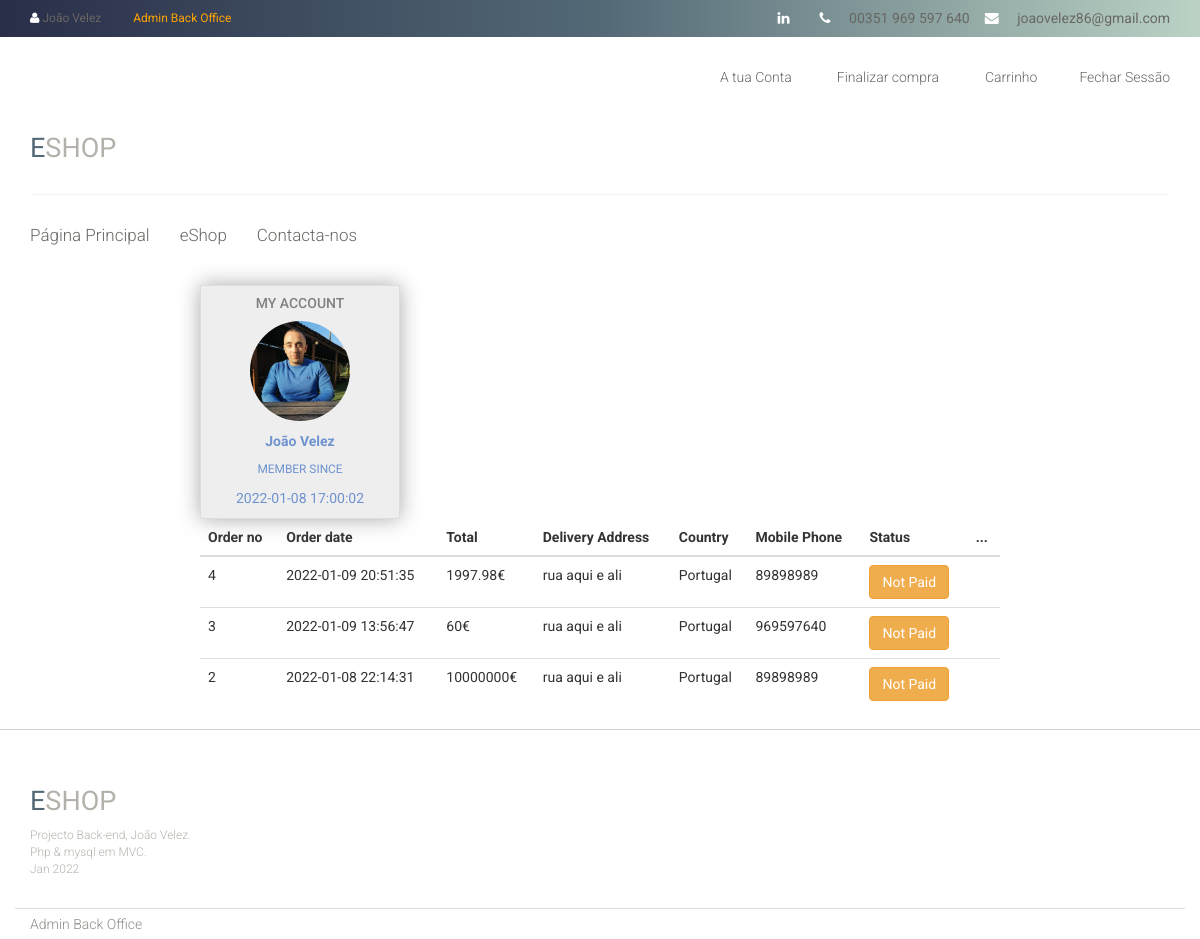
Screenshot of /profile (signed in) with the database file from the repository.
### tables this page shows
CREATE TABLE `users` (
  `id` bigint(20) NOT NULL,
  `url_address` varchar(60) NOT NULL,
  `name` varchar(100) NOT NULL,
  `email` varchar(100) NOT NULL,
  `password` varchar(252) NOT NULL,
  `date` datetime NOT NULL,
  `rank` varchar(8) NOT NULL
);

CREATE TABLE `orders` (
  `id` bigint(20) NOT NULL,
  `user_url` varchar(60) NOT NULL,
  `description` varchar(20) NOT NULL,
  `delivery_address` varchar(1024) DEFAULT NULL,
  `total` double NOT NULL DEFAULT 0,
  `country` varchar(20) DEFAULT NULL,
  `state` varchar(20) DEFAULT NULL,
  `zip` varchar(6) DEFAULT NULL,
  `tax` double DEFAULT 0,
  `shipping` double DEFAULT 0,
  `date` datetime NOT NULL,
  `sessionid` varchar(30) NOT NULL,
  `home_phone` varchar(15) NOT NULL,
  `mobile_phone` varchar(15) NOT NULL
);

### app/controllers/profile.php (called while the page is built, shortened)
<?php
Class Profile extends Controller
{
	public function index($url_address = null)
	{
		$User = $this->load_model('User');
		$Order = $this->load_model('Order');
		$user_data = $User->check_login(true);
		if($url_address){
			$url_address = $url_address == 'home' ? $_SESSION['user_url'] : $url_address;
			$profile_data = $User->get_user($url_address);
		}else{
			$profile_data = $user_data;
		}
		if(is_object($user_data)){
			$data['user_data'] = $user_data;
		}
		if(is_object($profile_data)){
			$orders = $Order->get_orders_by_user($profile_data->url_address);
		}else{
			$orders = false;
		}
		if(is_array($orders)){
			foreach ($orders as $key => $row) {
				$details = $Order->get_order_details($row->id);
				$grand_total = 0;
				if($details){
					$totals = array_column($details, "total");
					$grand_total = array_sum($totals);
				}
				$orders[$key]->details = $details;
				$orders[$key]->grand_total = $grand_total;
			}
		}
		$data['profile_data'] = $profile_data;
		$data['page_title'] = "Profile";
		$data['orders'] = $orders;
 		$this->view("profile",$data);
	}
}

### app/core/app.php (called while the page is built, shortened)
<?php
Class App
{
	protected $method = "index";
	public function __construct()
	{
		$url = $this->parseURL();
		$url[0] = str_replace("-", "_", $url[0]);
		if(file_exists("../app/controllers/" . strtolower($url[0]) . ".php"))
		{
			unset($url[0]);
		}
		$this->controller = new $this->controller;
		$this->params = (count($url) > 0) ? $url : ["home"];
		call_user_func_array([$this->controller,$this->method], $this->params);
	}
	private function parseURL()
	{
		$url = isset($_GET['url']) ? $_GET['url'] : "home";
		return explode("/", filter_var(trim($url,"/"),FILTER_SANITIZE_URL));
 	}
}

### public/index.php (called while the page is built, shortened)
<?php
$app = new App();

### app/core/database.php (called while the page is built, shortened)
<?php
Class Database
{
	public static $con;
	public function __construct()
	{
		try{
			$string = DB_TYPE . ":host=". DB_HOST .";dbname=". DB_NAME;
			self::$con = new PDO($string,DB_USER,DB_PASS);
		}catch (PDOException $e){
			die($e->getMessage());
		}
	}
	public static function getInstance()
	{
		return $instance = new self();
 	}
 	public static function newInstance()
	{
		return $instance = new self();
 	}
	public function read($query,$data = array())
	{
		$stm = self::$con->prepare($query);
		$result = $stm->execute($data);
		if($result){
			$data = $stm->fetchAll(PDO::FETCH_OBJ);
			if(is_array($data) && count($data) > 0)
			{
				return $data;
			}
		}
		return false;
	}
}

### app/models/user.class.php (called while the page is built, shortened)
<?php
class User
{
	public function get_user($url)
	{
		$db = Database::newInstance();
		$arr = false;
		$arr['url'] = addslashes($url);
		$query = "select * from users where url_address = :url limit 1";
		$result = $db->read($query, $arr);
		if (is_array($result)) {
			return $result[0];
		}
		return false;
	}
	public function check_login($redirect = false, $allowed = array())
	{
		$db = Database::getInstance();
		if (count($allowed) > 0) {
			$arr['url'] = isset($_SESSION['user_url']) ? $_SESSION['user_url'] : '';
			$query = "select * from users where url_address = :url limit 1";
			$result = $db->read($query, $arr);
			if (is_array($result)) {
				$result = $result[0];
				if (in_array($result->rank, $allowed)) {
					return $result;
				}
			}
			$_SESSION['intended_url'] = FULL_URL;
			header("Location: " . ROOT . "login");
			die;
		} else {
			if (isset($_SESSION['user_url'])) {
				$arr = false;
				$arr['url'] = $_SESSION['user_url'];
				$query = "select * from users where url_address = :url limit 1";
				$result = $db->read($query, $arr);
				if (is_array($result)) {
					return $result[0];
				}
			}
		}
		return false;
	}
}

### app/core/setting.class.php (called while the page is built, shortened)
<?php
Class Settings
{
	protected static $SETTINGS = null;
	static function __callStatic($name, $params)
	{
		if(self::$SETTINGS){
			$settings = self::$SETTINGS;
		}else{
			$settings = self::get_all_settings_as_object();
		}
		if(isset($settings->$name)){
			return $settings->$name;
		}
		return "";
	}
	public static function get_all_settings_as_object()
	{
		$db = Database::newInstance();
		$query = "select * from settings";
		$data = $db->read($query);
		$settings = (object)[];
		if(is_array($data)){
			foreach ($data as $row) {
				$setting_name = $row->setting;
				$settings->$setting_name = $row->value;
			}
		}
		self::$SETTINGS = $settings;
		return $settings;
	}
}

### app/models/order.class.php (called while the page is built, shortened)
<?php
class Order extends Controller
{
	public function get_orders_by_user($user_url)
	{
		$db = Database::newInstance();
		$data['user_url'] = $user_url;
		$query = "select * from orders where user_url = :user_url order by id desc limit 100";
		$orders = $db->read($query, $data);
		return $orders;
	}
	public function get_order_details($id)
	{
		$data['id'] = addslashes($id);
		$db = Database::newInstance();
		$query = "select * from order_details where orderid = :id order by id desc";
		$details = $db->read($query, $data);
		return $details;
	}
}

### app/views/eshop/profile.php (the view, shortened to what this page needs)
<?php $this->view("header", $data); ?>
<section id="main-content">
	<section class="wrapper">
		<div style="min-height: 400px;max-width: 800px;margin: auto;">
			<?php if (is_object($profile_data)) : ?>
				<div class="col-md-3 mb" style="flex:1;background-color: #eee;text-align: center;box-shadow: 0px 0px 20px #aaa; border: solid thin #ddd;">
					<div class="white-panel pn">
						<div class="white-header" style="color:grey">
							<h5>MY ACCOUNT</h5>
						</div>
						<p><img src="<?= ASSETS . THEME ?>admin/img/eu.jpg" class="img-circle" width="100"></p>
						<p><b><?= $profile_data->name ?></b></p>
						<div class="col-md-12" >
							<p id="user_text" class="small mt">MEMBER SINCE</p>
							<p><?= date("Y-m-d H:i:s", strtotime($profile_data->date)) ?></p>
						</div>
					</div>
				</div>
				<br><br style="clear: both;">
				<?php if (is_array($orders)) : ?>
					<table class="table">
						<thead>
							<tr>
								<th>Order no</th>
								<th>Order date</th>
								<th>Total</th>
								<th>Delivery Address</th>
								<th>Country</th>
								<th>Mobile Phone</th>
								<th>Status</th>
								<th>...</th>
							</tr>
						</thead>
						<tbody onclick="show_details(event)">
							<?php foreach ($orders as $order) : ?>
								<?php
								$status = is_paid($order);
								?>
								<tr style="position: relative;">
									<td><?= $order->id ?></td>
									<td><?= date("Y-m-d H:i:s", strtotime($order->date)) ?></td>
									<td><?= $order->total ?>€</td>
									<td><?= $order->delivery_address ?></td>
									<td><?= $order->country ?></td>
									<td><?= $order->mobile_phone ?>
									<td><?= $status ?></td>
									<td>
										<i class="fa fa-arrow-down"></i>
									</td>
								</tr>
							<?php endforeach; ?>
						</tbody>
					</table>
				<?php else : ?>
					<h3 style="text-align: center;">this user has no orders yet</h3>
				<?php endif; ?>
			<?php else : ?>
				<h3 style="text-align: center;">Sorry! that profile could not be found</h3>
			<?php endif; ?>
		</div>
	</section>
</section>

### app/views/eshop/header.php (shortened to what this page needs)
<!DOCTYPE html>
<html lang="en">
<head>
	<link href="<?= ASSETS . THEME ?>css/bootstrap.min.css" rel="stylesheet">
	<link href="<?= ASSETS . THEME ?>css/font-awesome.min.css" rel="stylesheet">
	<link href="<?= ASSETS . THEME ?>css/prettyPhoto.css" rel="stylesheet">
	<link href="<?= ASSETS . THEME ?>css/price-range.css" rel="stylesheet">
	<link href="<?= ASSETS . THEME ?>css/animate.css" rel="stylesheet">
	<link href="<?= ASSETS . THEME ?>css/main.css" rel="stylesheet">
	<link href="<?= ASSETS . THEME ?>css/responsive.css" rel="stylesheet">
</head>
<body>
	<header id="header">
		<div class="header_top" style="background: #BBD2C5;  /* fallback for old browsers */
background: -webkit-linear-gradient(to right, #292E49, #536976, #BBD2C5);
background: linear-gradient(to right, #292E49, #536976, #BBD2C5);
">
			<div class="container">
				<div class="row">
					<div class="col-sm-6">
						<div class="contactinfo">
							<ul class="nav nav-pills">
								<?php if (isset($data['user_data'])) : ?>
									<li><a href="#"><i class="fa fa-user"></i> <?= $data['user_data']->name ?></a></li>
								<?php endif; ?>
								<?php if (isset($data['user_data']) && $data['user_data']->rank == 'admin') : ?>
									<li><a style="color: orange;" href="<?= ROOT ?>admin">Admin Back Office </a></li>
								<?php endif; ?>
							</ul>
						</div>
					</div>
					<div class="col-sm-6">
						<div class="social-icons pull-right">
							<ul class="nav navbar-nav">
								<li><a target="_new" href="<?= Settings::linkedin_link() ?>"><i class="fa fa-linkedin"></i></a></li>
								<li><a href="#"><i class="fa fa-phone"></i> <?= Settings::telemovel() ?></a></li>
								<li><a href="#"><i class="fa fa-envelope"></i> <?= Settings::email() ?></a></li>
							</ul>
						</div>
					</div>
				</div>
			</div>
		</div>
		<div class="header-middle">
			<div class="container">
				<div class="row">
					<div class="col-sm-4 companyinfo">
						<a href="<?= ROOT ?>">
							<h2><span>e</span>shop</h2>
						</a>
					</div>
					<div class="col-sm-8">
						<div class="shop-menu pull-right">
							<ul class="nav navbar-nav">
								<?php if (isset($data['user_data']) && $data['user_data']->rank == 'admin') : ?>
									<li><a href="<?= ROOT ?>profile"><i class="fa fa-user"></i> A tua Conta</a></li>
								<?php endif; ?>
								<li><a href="<?= ROOT ?>checkout"><i class="fa fa-crosshairs"></i>Finalizar compra</a></li>
								<li><a href="<?= ROOT ?>cart"><i class="fa fa-shopping-cart"></i>Carrinho</a></li>
								<?php if (isset($data['user_data'])) : ?>
									<li><a href="<?= ROOT ?>logout"><i class="fa fa-lock"></i>Fechar Sessão</a></li>
								<?php else : ?>
									<li><a href="<?= ROOT ?>login"><i class="fa fa-lock"></i>Iniciar Sessão</a></li>
								<?php endif; ?>
							</ul>
						</div>
					</div>
				</div>
			</div>
		</div>
		<div class="header-bottom">
			<div class="container">
				<div class="row">
					<div class="col-sm-9">
						<div class="mainmenu pull-left">
							<ul class="nav navbar-nav collapse navbar-collapse">
								<li><a href="<?= ROOT ?>index" class="<?= $page_title == "Home" ? "active" : ""; ?>">Página Principal</a></li>
								<li class="dropdown"><a href="<?= ROOT ?>shop" class="<?= $page_title == "Shop" ? "active" : ""; ?>">eShop</a></li>
								<li><a href="<?= ROOT ?>contact-us" class="<?= $page_title == "Contact-us" ? "active" : ""; ?>">Contacta-nos</a></li>
							</ul>
						</div>
					</div>
				</div>
			</div>
		</div>
	</header>

### app/core/functions.php (shortened to what this page needs)
<?php
function is_paid($order){
	$arr['amount'] = addslashes($order->total);
	$arr['order_id'] = addslashes($order->description);
	$DB = Database::newInstance();
	$payment = $DB->read("select id from payments where amount = :amount && order_id = :order_id limit 1",$arr);
	return "<button class='btn btn-warning'>Not Paid</button>";
}

### public/assets/eshop/css/main.css (style rules this page uses)
body { font-family: 'Roboto', sans-serif; position: relative; font-weight:400px; }
ul li { list-style: none; }
a { -webkit-transition: 300ms; -moz-transition: 300ms; -o-transition: 300ms; transition: 300ms; }
h1, h2, h3, h4, h5, h6 { font-family: 'Roboto', sans-serif; }
.header_top { background: none repeat scroll 0 0 #F0F0E9; }
.contactinfo ul li:first-child { margin-left: -15px; }
.contactinfo ul li a { font-size: 12px; color: #696763; font-family: 'Roboto', sans-serif; }
.social-icons ul li a { border: 0 none; border-radius: 0; color: #696763; padding:0px; }
.social-icons ul li { display:inline-block; }
.social-icons ul li a i { padding: 11px 15px; transition: all 0.9s ease 0s; -moz-transition: all 0.9s ease 0s; -webkit-transition: all 0.9s ease 0s; -o-transition: all 0.9s ease 0s; }
.header-middle .container .row { border-bottom: 1px solid #f5f5f5; margin-left: 0; margin-right: 0; padding-bottom: 20px; padding-top: 20px; }
.header-middle .container .row .col-sm-4 { padding-left: 0; }
.header-middle .container .row .col-sm-8 { padding-right:0; }
.shop-menu ul li { display:inline-block; padding-left: 15px; padding-right: 15px; }
.shop-menu ul li:last-child { padding-right: 0; }
.shop-menu ul li a { background: #FFFFFF; color: #696763; font-family: 'Roboto', sans-serif; font-size: 14px; font-weight: 300; padding:0; padding-right: 0; margin-top: 10px; }
.shop-menu ul li a i { margin-right:3px; }
.header-bottom { padding-bottom: 30px; padding-top: 30px; }
.navbar-collapse.collapse { padding-left: 0; }
.mainmenu ul li { padding-right: 15px; padding-left: 15px; }
.mainmenu ul li:first-child { padding-left: 0px; }
.mainmenu ul li a { color: #696763; font-family: 'Roboto', sans-serif; font-size: 17px; font-weight: 300; padding: 0; padding-bottom: 10px; }
.companyinfo { margin-top: 57px; }
.companyinfo h2 { color: #B4B1AB; font-family: abel; font-size: 27px; text-transform: uppercase; }
.companyinfo h2 span { color:#536976; }

### app/views/eshop/header.php (style rules this page uses)
i { color: white; }

### app/views/eshop/profile.php (style rules this page uses)
#user_text { color: #6e93ce; }
p { color: #6e93ce; }

### rows the page displays
users: name "João Velez", date "2022-01-08 17:00:02"
orders: id "4", date "2022-01-09 20:51:35", total "1997.98", delivery_address "rua aqui e ali", country "Portugal", mobile_phone "89898989"
orders: id "3", date "2022-01-09 13:56:47", total "60", delivery_address "rua aqui e ali", country "Portugal", mobile_phone "969597640"
orders: id "2", date "2022-01-08 22:14:31", total "10000000", delivery_address "rua aqui e ali", country "Portugal", mobile_phone "89898989"

### other values shown
Settings::telemovel() "00351 969 597 640"
Settings::email() "joaovelez86@gmail.com"
